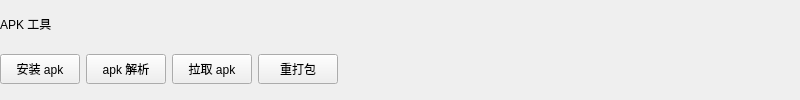
<?xml version="1.0" encoding="UTF-8"?>
<ui version="4.0">
 <class>Form</class>
 <widget class="QWidget" name="Form">
  <property name="geometry">
   <rect>
    <x>0</x>
    <y>0</y>
    <width>800</width>
    <height>100</height>
   </rect>
  </property>
  <property name="windowTitle">
   <string>Form</string>
  </property>
  <widget class="QWidget" name="verticalLayoutWidget">
   <property name="geometry">
    <rect>
     <x>0</x>
     <y>0</y>
     <width>801</width>
     <height>101</height>
    </rect>
   </property>
   <layout class="QVBoxLayout" name="verticalLayout">
    <item>
     <widget class="QLabel" name="apk_label">
      <property name="sizePolicy">
       <sizepolicy hsizetype="Fixed" vsizetype="Fixed">
        <horstretch>0</horstretch>
        <verstretch>0</verstretch>
       </sizepolicy>
      </property>
      <property name="text">
       <string>APK 工具</string>
      </property>
     </widget>
    </item>
    <item>
     <layout class="QHBoxLayout" name="horizontalLayout">
      <item>
       <widget class="QPushButton" name="install_apk_btn">
        <property name="enabled">
         <bool>true</bool>
        </property>
        <property name="sizePolicy">
         <sizepolicy hsizetype="Preferred" vsizetype="Preferred">
          <horstretch>0</horstretch>
          <verstretch>0</verstretch>
         </sizepolicy>
        </property>
        <property name="maximumSize">
         <size>
          <width>80</width>
          <height>30</height>
         </size>
        </property>
        <property name="text">
         <string>安装 apk</string>
        </property>
       </widget>
      </item>
      <item>
       <widget class="QPushButton" name="apk_info_btn">
        <property name="sizePolicy">
         <sizepolicy hsizetype="Preferred" vsizetype="Preferred">
          <horstretch>0</horstretch>
          <verstretch>0</verstretch>
         </sizepolicy>
        </property>
        <property name="maximumSize">
         <size>
          <width>80</width>
          <height>30</height>
         </size>
        </property>
        <property name="text">
         <string>apk 解析</string>
        </property>
       </widget>
      </item>
      <item>
       <widget class="QPushButton" name="pull_apk_btn">
        <property name="sizePolicy">
         <sizepolicy hsizetype="Preferred" vsizetype="Preferred">
          <horstretch>0</horstretch>
          <verstretch>0</verstretch>
         </sizepolicy>
        </property>
        <property name="maximumSize">
         <size>
          <width>80</width>
          <height>30</height>
         </size>
        </property>
        <property name="text">
         <string>拉取 apk</string>
        </property>
       </widget>
      </item>
      <item>
       <widget class="QPushButton" name="repack_apk_btn">
        <property name="sizePolicy">
         <sizepolicy hsizetype="Preferred" vsizetype="Preferred">
          <horstretch>0</horstretch>
          <verstretch>0</verstretch>
         </sizepolicy>
        </property>
        <property name="maximumSize">
         <size>
          <width>80</width>
          <height>30</height>
         </size>
        </property>
        <property name="text">
         <string>重打包</string>
        </property>
       </widget>
      </item>
      <item>
       <spacer name="horizontalSpacer">
        <property name="orientation">
         <enum>Qt::Horizontal</enum>
        </property>
        <property name="sizeType">
         <enum>QSizePolicy::Expanding</enum>
        </property>
        <property name="sizeHint" stdset="0">
         <size>
          <width>40</width>
          <height>20</height>
         </size>
        </property>
       </spacer>
      </item>
     </layout>
    </item>
   </layout>
  </widget>
 </widget>
 <resources/>
 <connections/>
</ui>
